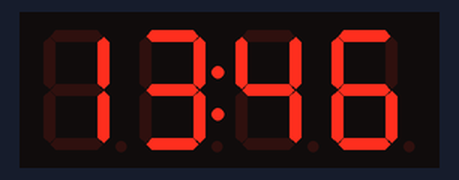
A sketch run on a simulated Arduino Uno, built with avr-gcc and run on an emulated ATmega328P. Shown: 4-digit seven-segment display.

Above: at 4.1 s.
At 4.6 s:
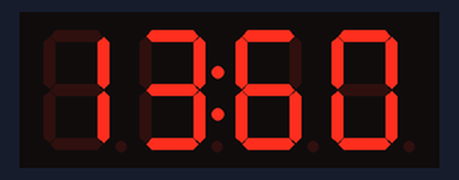
At 5.1 s:
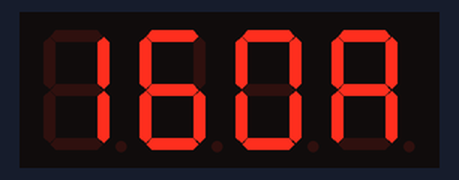
At 5.6 s:
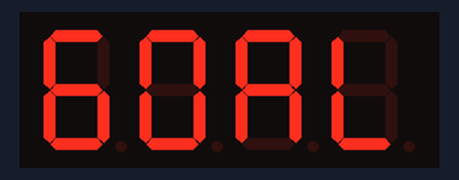
At 7.1 s:
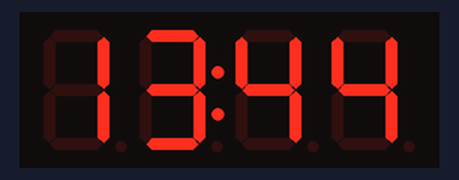

The sketch:

GoalDisplay.ino
```cpp
#include <Adafruit_GFX.h>
#include <Wire.h>
#include <Adafruit_LEDBackpack.h>

// CONSTANTS FOR 7SEG DISPLAY
#define LETTER_G 6
#define LETTER_O 0
#define LETTER_A 0x77
#define LETTER_L 0x38
#define POS_LEFT_DIGIT_1 0
#define POS_LEFT_DIGIT_2 1
#define POS_RIGHT_DIGIT_1 3
#define POS_RIGHT_DIGIT_2 4
#define GOAL_BLINK_DURATION 3000
#define GOAL_ANIM_DELAY 500
#define GOAL_ANIM_DURATION 1500
// 7Seg variables
Adafruit_7segment clockDisplay = Adafruit_7segment();

// Goal variables
byte team1goals = 12;
byte team2goals = 43;

void setup() {
  Serial.begin(9600);

  // SETUP 7SEG DISPLAY
  clockDisplay.begin(0x71);
  setupDisplay();

  //TEST
  goalForTeam(true);
  goalForTeam(false);
  goalDisplayBlink();
  displayGoals();
  delay(1000);
  goalDisplayAnim();
  displayGoals();
}

void setupDisplay() {
  clockDisplay.writeDigitNum(POS_LEFT_DIGIT_2, 0);
  clockDisplay.writeDigitNum(POS_RIGHT_DIGIT_2, 0);
  clockDisplay.drawColon(true);
  clockDisplay.writeDisplay();
}

void loop() {
}

void goalForTeam(boolean team1) {
  byte goals;
  byte pos1;
  byte pos2;
  if (team1) {
    goals = ++team1goals;
    pos1 = POS_LEFT_DIGIT_1;
    pos2 = POS_LEFT_DIGIT_2;
  } else {
    goals = ++team2goals;
    pos1 = POS_RIGHT_DIGIT_1;
    pos2 = POS_RIGHT_DIGIT_2;
  }
  byte digit1 = goals / 10;
  byte digit2 = goals % 10;
  clockDisplay.writeDigitNum(pos1, digit1);
  clockDisplay.writeDigitNum(pos2, digit2);
  clockDisplay.drawColon(true);
  clockDisplay.blinkRate(0);
  clockDisplay.writeDisplay();
}

void goalDisplayBlink() {
  clockDisplay.writeDigitNum(POS_LEFT_DIGIT_1, LETTER_G);
  clockDisplay.writeDigitNum(POS_LEFT_DIGIT_2, LETTER_O);
  clockDisplay.writeDigitRaw(POS_RIGHT_DIGIT_1, LETTER_A);
  clockDisplay.writeDigitRaw(POS_RIGHT_DIGIT_2, LETTER_L);
  clockDisplay.drawColon(false);
  clockDisplay.blinkRate(1);
  clockDisplay.writeDisplay();
  delay(GOAL_BLINK_DURATION);
}

void goalDisplayAnim() {
  clockDisplay.writeDigitNum(POS_RIGHT_DIGIT_2, LETTER_G);
  clockDisplay.writeDisplay();
  delay(GOAL_ANIM_DELAY);
  clockDisplay.writeDigitNum(POS_RIGHT_DIGIT_1, LETTER_G);
  clockDisplay.writeDigitNum(POS_RIGHT_DIGIT_2, LETTER_O);
  clockDisplay.writeDisplay();
  delay(GOAL_ANIM_DELAY);
  clockDisplay.drawColon(false);
  clockDisplay.writeDigitNum(POS_LEFT_DIGIT_2, LETTER_G);
  clockDisplay.writeDigitNum(POS_RIGHT_DIGIT_1, LETTER_O);
  clockDisplay.writeDigitRaw(POS_RIGHT_DIGIT_2, LETTER_A);
  clockDisplay.writeDisplay();
  delay(GOAL_ANIM_DELAY);
  clockDisplay.writeDigitNum(POS_LEFT_DIGIT_1, LETTER_G);
  clockDisplay.writeDigitNum(POS_LEFT_DIGIT_2, LETTER_O);
  clockDisplay.writeDigitRaw(POS_RIGHT_DIGIT_1, LETTER_A);
  clockDisplay.writeDigitRaw(POS_RIGHT_DIGIT_2, LETTER_L);
  clockDisplay.writeDisplay();
  delay(GOAL_ANIM_DURATION);
}

void displayGoals() {
  byte digit1 = team1goals / 10;
  byte digit2 = team1goals % 10;
  clockDisplay.writeDigitNum(POS_LEFT_DIGIT_1, digit1);
  clockDisplay.writeDigitNum(POS_LEFT_DIGIT_2, digit2);
  digit1 = team2goals / 10;
  digit2 = team2goals % 10;
  clockDisplay.writeDigitNum(POS_RIGHT_DIGIT_1, digit1);
  clockDisplay.writeDigitNum(POS_RIGHT_DIGIT_2, digit2);
  clockDisplay.drawColon(true);
  clockDisplay.blinkRate(0);
  clockDisplay.writeDisplay();
}
```

Measured:
- what the display in image 0 shows lasts 0.5 s, from 4.0 s to 4.5 s
- what the display in image 3 shows lasts 1.5 s, from 5.5 s to 7.0 s
